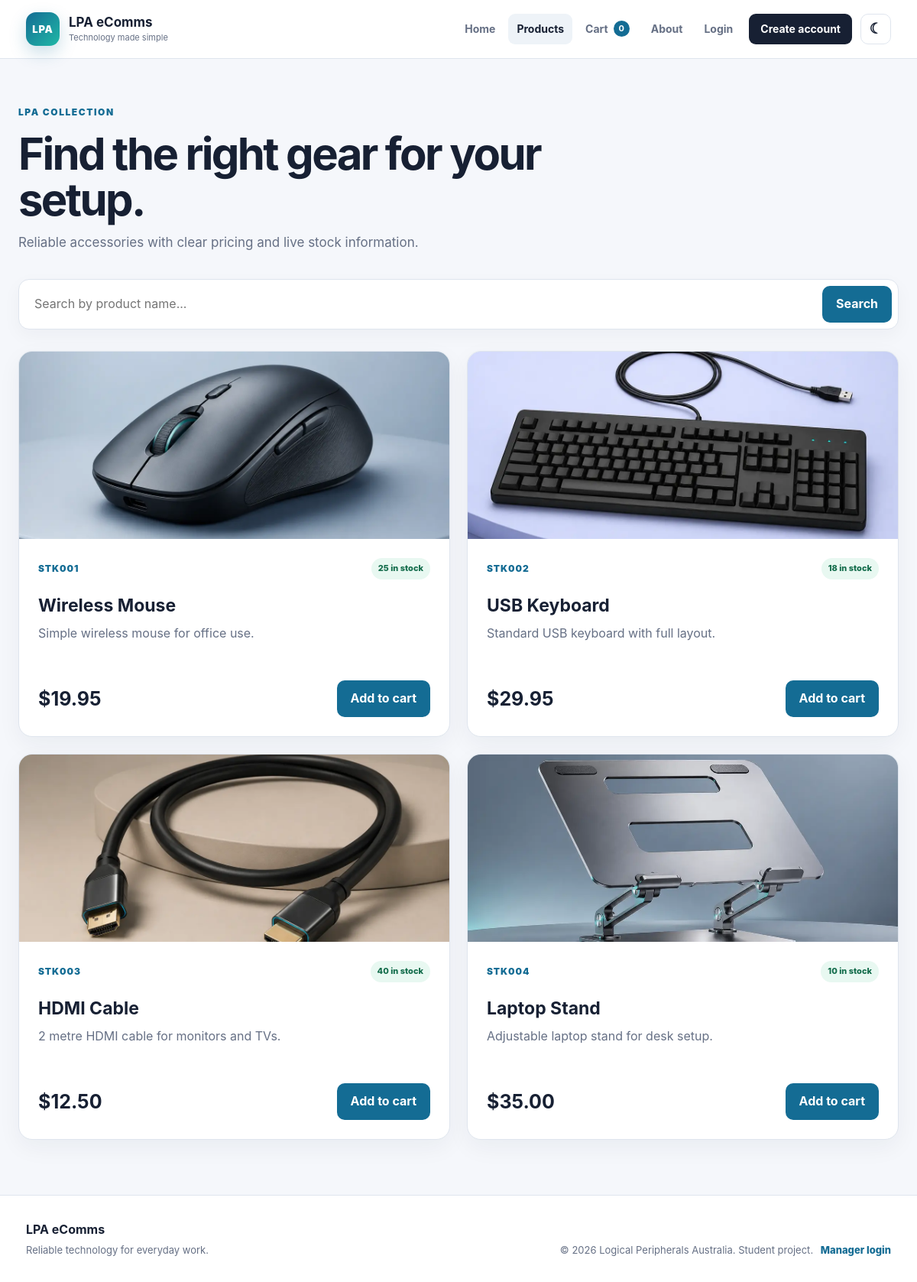
Screenshot of /catalog.php with the database file from the repository.
### tables this page shows
CREATE TABLE IF NOT EXISTS lpa_stock (
    lpa_stock_ID VARCHAR(20) PRIMARY KEY,
    lpa_stock_name VARCHAR(250),
    lpa_stock_desc TEXT,
    lpa_stock_onhand VARCHAR(5),
    lpa_stock_price DECIMAL(7,2),
    lpa_stock_status CHAR(1),
    lpa_stock_image VARCHAR(255)
);

### includes/functions.php (called while the page is built, shortened)
<?php
function is_logged_in() {
    return isset($_SESSION["customer_id"]);
}
function get_cart() {
    if (!isset($_COOKIE["lpa_cart"])) {
        return [];
    }
    $cart = json_decode($_COOKIE["lpa_cart"], true);
    return is_array($cart) ? $cart : [];
}
function cart_item_count() {
    return array_sum(array_map("intval", get_cart()));
}
?>

### catalog.php (the view, shortened to what this page needs)
<?php
require_once "config/db.php";
require_once "includes/functions.php";
$search = isset($_GET["search"]) ? trim($_GET["search"]) : "";
if ($search !== "") {
    $stmt = $pdo->prepare("SELECT * FROM lpa_stock WHERE lpa_stock_status = 'E' AND lpa_stock_name LIKE ?");
    $stmt->execute(["%" . $search . "%"]);
} else {
    $stmt = $pdo->query("SELECT * FROM lpa_stock WHERE lpa_stock_status = 'E'");
}
$products = $stmt->fetchAll(PDO::FETCH_ASSOC);
include "includes/header.php";
?>
<section class="page-heading">
    <span class="eyebrow">LPA collection</span>
    <h1>Find the right gear for your setup.</h1>
    <p>Reliable accessories with clear pricing and live stock information.</p>
</section>
<form class="search-bar" method="get">
    <input id="product-search" type="search" name="search" placeholder="Search by product name..." value="<?php echo htmlspecialchars($search); ?>">
    <button type="submit">Search</button>
</form>
<div class="catalog-grid">
<?php foreach ($products as $product): ?>
    <?php
    $product_image = trim($product["lpa_stock_image"] ?? "");
    ?>
    <article class="product-card">
        <div class="product-visual">
            <?php if ($product_image !== ""): ?>
                <img src="assets/images/<?php echo htmlspecialchars($product_image); ?>"
                     alt="<?php echo htmlspecialchars($product["lpa_stock_name"]); ?>"
                     loading="lazy">
            <?php else: ?>
                <span><?php echo substr(htmlspecialchars($product["lpa_stock_name"]), 0, 1); ?></span>
            <?php endif; ?>
        </div>
        <div class="product-body">
            <div class="product-meta">
                <span class="stock-code"><?php echo htmlspecialchars($product["lpa_stock_ID"]); ?></span>
                <span class="stock-status"><?php echo (int)$product["lpa_stock_onhand"]; ?> in stock</span>
            </div>
            <h2><?php echo htmlspecialchars($product["lpa_stock_name"]); ?></h2>
            <p><?php echo htmlspecialchars($product["lpa_stock_desc"]); ?></p>
            <div class="product-footer">
                <strong>$<?php echo number_format($product["lpa_stock_price"], 2); ?></strong>
                <form method="post">
                    <button type="submit" <?php echo (int)$product["lpa_stock_onhand"] < 1 ? "disabled" : ""; ?>>Add to cart</button>
                </form>
            </div>
        </div>
    </article>
<?php endforeach; ?>
</div>
<?php include "includes/footer.php"; ?>

### includes/header.php (shortened to what this page needs)
<?php
require_once __DIR__ . "/functions.php";
$current_page = basename($_SERVER["PHP_SELF"]);
$cart_count = cart_item_count();
?>
<!DOCTYPE html>
<html lang="en">
<head>
    <link rel="stylesheet" href="assets/css/style.css?v=3">
</head>
<body>
<header class="site-header">
    <div class="header-inner">
        <a class="brand" href="index.php" aria-label="LPA eComms home">
            <span class="brand-mark">LPA</span>
            <span class="brand-copy">
                <strong>LPA eComms</strong>
                <small>Technology made simple</small>
            </span>
        </a>
        <nav class="menu" id="main-menu">
            <a class="<?php echo $current_page === 'index.php' ? 'active' : ''; ?>" href="index.php">Home</a>
            <a class="<?php echo $current_page === 'catalog.php' ? 'active' : ''; ?>" href="catalog.php">Products</a>
            <a class="cart-link <?php echo in_array($current_page, ['cart.php', 'payment.php', 'complete.php']) ? 'active' : ''; ?>" href="cart.php">
                Cart <span class="cart-count"><?php echo $cart_count; ?></span>
            </a>
            <a class="<?php echo $current_page === 'mashup.php' ? 'active' : ''; ?>" href="mashup.php">About</a>
            <?php if (is_logged_in()): ?>
                <span class="welcome-name">Hi, <?php echo htmlspecialchars($_SESSION['customer_name']); ?></span>
                <a href="logout.php">Logout</a>
            <?php else: ?>
                <a class="<?php echo $current_page === 'login.php' ? 'active' : ''; ?>" href="login.php">Login</a>
                <a class="nav-cta <?php echo $current_page === 'register.php' ? 'active' : ''; ?>" href="register.php">Create account</a>
            <?php endif; ?>
            <button type="button" class="theme-button" onclick="toggleTheme()" aria-label="Change colour theme">
                <span class="theme-icon">☾</span>
            </button>
        </nav>
    </div>
</header>
<main class="content">

### includes/footer.php
</main>
<footer class="site-footer">
    <div class="footer-inner">
        <div>
            <strong>LPA eComms</strong>
            <p>Reliable technology for everyday work.</p>
        </div>
        <p>&copy; <?php echo date("Y"); ?> Logical Peripherals Australia. Student project. <a href="manager/login.php">Manager login</a></p>
    </div>
</footer>
</body>
</html>

### rows the page displays
lpa_stock: lpa_stock_image (picture), lpa_stock_ID "STK001", lpa_stock_onhand "25", lpa_stock_name "Wireless Mouse", lpa_stock_desc "Simple wireless mouse for office use.", lpa_stock_price "19.95"
lpa_stock: lpa_stock_image (picture), lpa_stock_ID "STK002", lpa_stock_onhand "18", lpa_stock_name "USB Keyboard", lpa_stock_desc "Standard USB keyboard with full layout.", lpa_stock_price "29.95"
lpa_stock: lpa_stock_image (picture), lpa_stock_ID "STK003", lpa_stock_onhand "40", lpa_stock_name "HDMI Cable", lpa_stock_desc "2 metre HDMI cable for monitors and TVs.", lpa_stock_price "12.50"
lpa_stock: lpa_stock_image (picture), lpa_stock_ID "STK004", lpa_stock_onhand "10", lpa_stock_name "Laptop Stand", lpa_stock_desc "Adjustable laptop stand for desk setup.", lpa_stock_price "35.00"

### other values shown
$cart_count "0"
